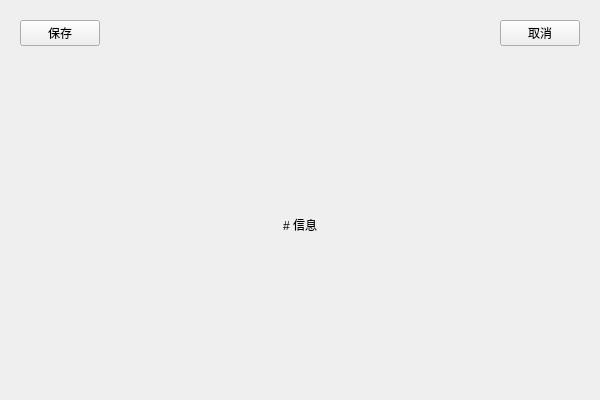
<?xml version="1.0" encoding="UTF-8"?>
<ui version="4.0">
 <class>PromptPage</class>
 <widget class="QWidget" name="PromptPage">
  <property name="geometry">
   <rect>
    <x>0</x>
    <y>0</y>
    <width>600</width>
    <height>400</height>
   </rect>
  </property>
  <property name="windowTitle">
   <string>Form</string>
  </property>
  <layout class="QVBoxLayout" name="verticalLayout_2">
   <item>
    <layout class="QVBoxLayout" name="verticalLayout">
     <item>
      <widget class="QWidget" name="statusBar" native="true">
       <property name="sizePolicy">
        <sizepolicy hsizetype="Preferred" vsizetype="Preferred">
         <horstretch>0</horstretch>
         <verstretch>1</verstretch>
        </sizepolicy>
       </property>
       <layout class="QHBoxLayout" name="horizontalLayout_2">
        <item>
         <layout class="QHBoxLayout" name="horizontalLayout">
          <item>
           <widget class="QPushButton" name="saveButton">
            <property name="text">
             <string>保存</string>
            </property>
           </widget>
          </item>
          <item>
           <spacer name="horizontalSpacer">
            <property name="orientation">
             <enum>Qt::Horizontal</enum>
            </property>
            <property name="sizeHint" stdset="0">
             <size>
              <width>40</width>
              <height>20</height>
             </size>
            </property>
           </spacer>
          </item>
          <item>
           <widget class="QPushButton" name="cancelButton">
            <property name="text">
             <string>取消</string>
            </property>
           </widget>
          </item>
         </layout>
        </item>
       </layout>
      </widget>
     </item>
     <item>
      <widget class="QWidget" name="infoWidget" native="true">
       <property name="sizePolicy">
        <sizepolicy hsizetype="Preferred" vsizetype="Preferred">
         <horstretch>0</horstretch>
         <verstretch>8</verstretch>
        </sizepolicy>
       </property>
       <layout class="QHBoxLayout" name="horizontalLayout_4">
        <item>
         <layout class="QHBoxLayout" name="horizontalLayout_3">
          <item>
           <spacer name="horizontalSpacer_2">
            <property name="orientation">
             <enum>Qt::Horizontal</enum>
            </property>
            <property name="sizeHint" stdset="0">
             <size>
              <width>40</width>
              <height>20</height>
             </size>
            </property>
           </spacer>
          </item>
          <item>
           <widget class="QLabel" name="infoLabel">
            <property name="text">
             <string># 信息</string>
            </property>
            <property name="textFormat">
             <enum>Qt::MarkdownText</enum>
            </property>
            <property name="alignment">
             <set>Qt::AlignCenter</set>
            </property>
           </widget>
          </item>
          <item>
           <spacer name="horizontalSpacer_3">
            <property name="orientation">
             <enum>Qt::Horizontal</enum>
            </property>
            <property name="sizeHint" stdset="0">
             <size>
              <width>40</width>
              <height>20</height>
             </size>
            </property>
           </spacer>
          </item>
         </layout>
        </item>
       </layout>
      </widget>
     </item>
    </layout>
   </item>
  </layout>
 </widget>
 <resources/>
 <connections/>
</ui>
